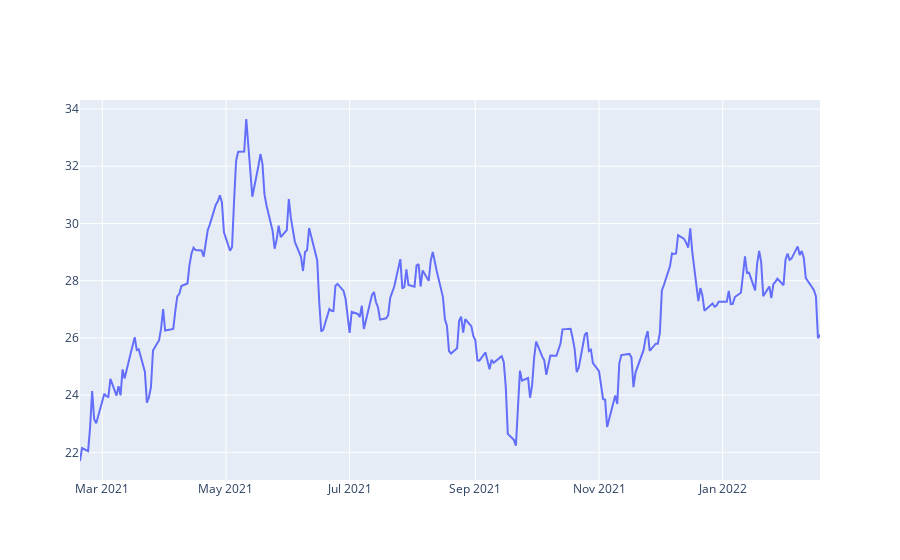

Here is the notebook cell this chart was saved with:
### Code cell
print(data)

# Plot stock performance data
fig = go.Figure([go.Scatter(x=history.index, y=history['adjclose'])])
fig.show()

### Figure 1 — Plotly figure (JSON) as saved in the notebook; plotly's stock layout.template omitted (floating-point values rounded to 4 significant figures; data arrays with more than 128 entries replaced by an {"elided": "..."} marker saying what was removed)
{"data": [{"type": "scatter", "x": {"elided": "252 str values"}, "y": {"elided": "252 float values"}}], "layout": {}}
